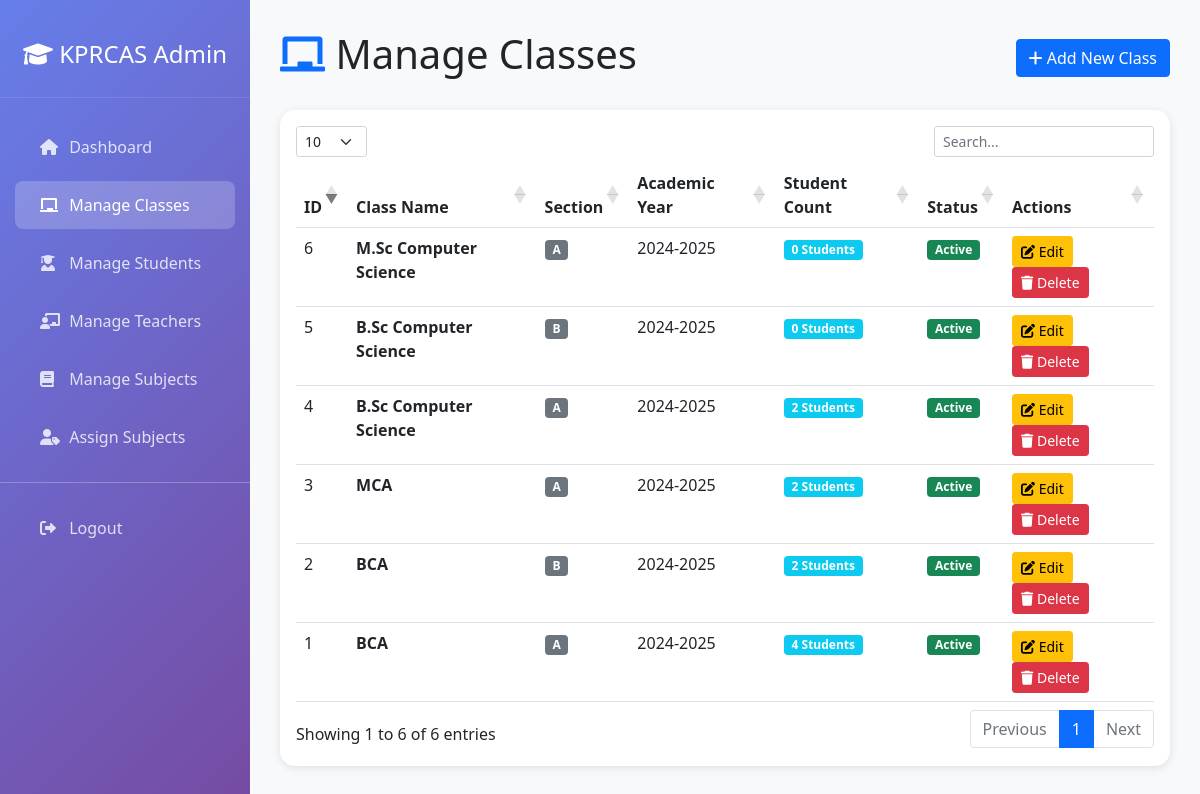
/admin/classes/index.php (signed in), run on the app's committed database.
### tables this page shows
CREATE TABLE IF NOT EXISTS classes (
    id INT AUTO_INCREMENT PRIMARY KEY,
    class_name VARCHAR(100) NOT NULL,
    section VARCHAR(10) NOT NULL,
    academic_year VARCHAR(20) NOT NULL,
    student_count INT DEFAULT 0,
    status ENUM('active', 'inactive') DEFAULT 'active',
    created_at TIMESTAMP DEFAULT CURRENT_TIMESTAMP,
    updated_at TIMESTAMP DEFAULT CURRENT_TIMESTAMP ON UPDATE CURRENT_TIMESTAMP,
    UNIQUE KEY unique_class (class_name, section, academic_year),
    INDEX idx_class_name (class_name),
    INDEX idx_academic_year (academic_year),
    INDEX idx_status (status)
);

### admin/classes/index.php (the view, shortened to what this page needs)
<?php
require_once '../includes/functions.php';
$stmt = $conn->query("SELECT * FROM classes ORDER BY academic_year DESC, class_name, section");
$classes = $stmt->fetch_all(MYSQLI_ASSOC);
?>
<!DOCTYPE html>
<html lang="en">
<head>
    <link href="https://cdn.jsdelivr.net/npm/bootstrap@5.1.3/dist/css/bootstrap.min.css" rel="stylesheet">
    <link href="https://cdnjs.cloudflare.com/ajax/libs/font-awesome/6.0.0/css/all.min.css" rel="stylesheet">
    <link href="../assets/css/responsive.css" rel="stylesheet">
    <link href="https://cdn.datatables.net/1.13.4/css/dataTables.bootstrap5.min.css" rel="stylesheet">
</head>
<body>
    <div class="sidebar">
        <div class="logo">
            <h4><i class="fas fa-graduation-cap"></i> KPRCAS Admin</h4>
        </div>
        <nav class="nav flex-column">
            <a class="nav-link" href="../index.php"><i class="fas fa-home"></i> Dashboard</a>
            <a class="nav-link active" href="index.php"><i class="fas fa-chalkboard"></i> Manage Classes</a>
            <a class="nav-link" href="../students/index.php"><i class="fas fa-user-graduate"></i> Manage Students</a>
            <a class="nav-link" href="../teachers/index.php"><i class="fas fa-chalkboard-teacher"></i> Manage Teachers</a>
            <a class="nav-link" href="../subjects/index.php"><i class="fas fa-book"></i> Manage Subjects</a>
            <a class="nav-link" href="../assignments/index.php"><i class="fas fa-user-tag"></i> Assign Subjects</a>
            <hr style="border-color: rgba(255,255,255,0.1);">
            <a class="nav-link" href="../../login/logout.php"><i class="fas fa-sign-out-alt"></i> Logout</a>
        </nav>
    </div>
    <div class="main-content">
        <div class="d-flex justify-content-between align-items-center mb-4">
            <h1><i class="fas fa-chalkboard text-primary"></i> Manage Classes</h1>
            <a href="add.php" class="btn btn-primary"><i class="fas fa-plus"></i> Add New Class</a>
        </div>
        <div class="card">
            <div class="card-body">
                <table id="classesTable" class="table table-hover">
                    <thead>
                        <tr>
                            <th>ID</th>
                            <th>Class Name</th>
                            <th>Section</th>
                            <th>Academic Year</th>
                            <th>Student Count</th>
                            <th>Status</th>
                            <th>Actions</th>
                        </tr>
                    </thead>
                    <tbody>
                        <?php foreach ($classes as $class): ?>
                        <tr>
                            <td><?php echo $class['id']; ?></td>
                            <td><strong><?php echo htmlspecialchars($class['class_name']); ?></strong></td>
                            <td><span class="badge bg-secondary"><?php echo htmlspecialchars($class['section']); ?></span></td>
                            <td><?php echo htmlspecialchars($class['academic_year']); ?></td>
                            <td><span class="badge bg-info"><?php echo $class['student_count']; ?> Students</span></td>
                            <td>
                                <?php if ($class['status'] == 'active'): ?>
                                    <span class="badge bg-success">Active</span>
                                <?php else: ?>
                                    <span class="badge bg-danger">Inactive</span>
                                <?php endif; ?>
                            </td>
                            <td>
                                <a href="edit.php?id=<?php echo $class['id']; ?>" class="btn btn-sm btn-warning">
                                    <i class="fas fa-edit"></i> Edit
                                </a>
                                <a href="delete.php?id=<?php echo $class['id']; ?>" class="btn btn-sm btn-danger"
                                   onclick="return confirm('Are you sure you want to delete this class?')">
                                    <i class="fas fa-trash"></i> Delete
                                </a>
                            </td>
                        </tr>
                        <?php endforeach; ?>
                    </tbody>
                </table>
            </div>
        </div>
    </div>
</body>
</html>

### admin/classes/index.php (style rules this page uses)
body { background-color: #f8f9fa; }
.sidebar { min-height: 100vh; background: linear-gradient(135deg, #667eea 0%, #764ba2 100%); color: white; position: fixed; top: 0; left: 0; width: 250px; padding: 20px 0; }
.sidebar .logo { text-align: center; padding: 20px; border-bottom: 1px solid rgba(255,255,255,0.1); margin-bottom: 20px; }
.sidebar .nav-link { color: rgba(255,255,255,0.8); padding: 12px 25px; margin: 5px 15px; border-radius: 8px; }
.sidebar .nav-link:hover, .sidebar .nav-link.active { background: rgba(255,255,255,0.2); color: white; }
.sidebar .nav-link i { width: 25px; }
.main-content { margin-left: 250px; padding: 30px; }
.card { border: none; border-radius: 15px; box-shadow: 0 2px 10px rgba(0,0,0,0.1); }

### data on the page
classes: id "4", class_name "B.Sc Computer Science", section "A", academic_year "2024-2025", student_count "2", status "Active"
classes: id "5", class_name "B.Sc Computer Science", section "B", academic_year "2024-2025", student_count "0", status "Active"
classes: id "1", class_name "BCA", section "A", academic_year "2024-2025", student_count "4", status "Active"
classes: id "2", class_name "BCA", section "B", academic_year "2024-2025", student_count "2", status "Active"
classes: id "6", class_name "M.Sc Computer Science", section "A", academic_year "2024-2025", student_count "0", status "Active"
classes: id "3", class_name "MCA", section "A", academic_year "2024-2025", student_count "2", status "Active"
